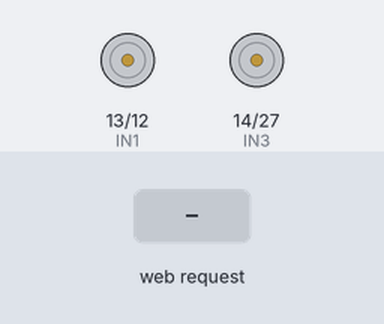
Bench run of a sketch on a simulated ESP32. On the bench: motor-driver pin pairs drawn as motors (green arrow = first pin HIGH = forward, orange = second pin HIGH = backward, longer = more drive). The test bench sets the inputs (shaded band). WiFi joins after 1.5 s; servers stay silent unless stated; what the sketch prints to the serial monitor is not drawn.

Above: at 2.7 s.
2.8 s: HTTP request GET /F received
At 3.3 s:
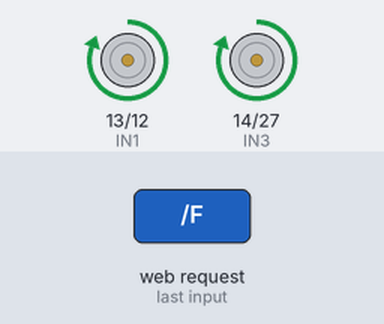
4.3 s: HTTP request GET /B received
At 5.5 s:
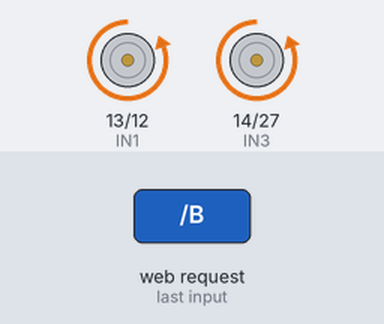
5.8 s: HTTP request GET /L received
At 6.8 s:
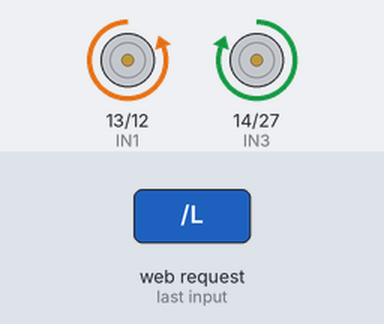
7.3 s: HTTP request GET /R received
At 7.9 s:
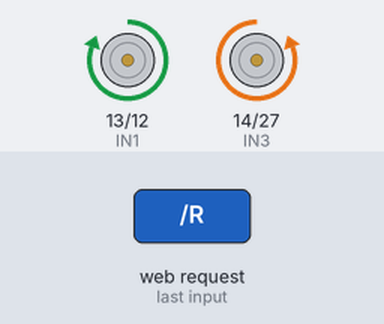
8.8 s: HTTP request GET /S received
At 10.2 s:
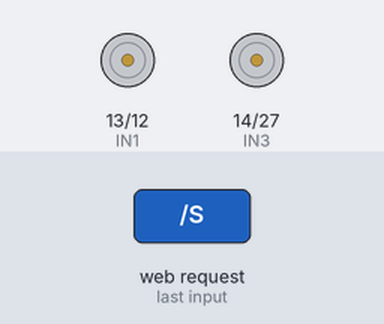
Timing chart, 0 to 11.3 s (numbered marks = the images above; inputs shaded):
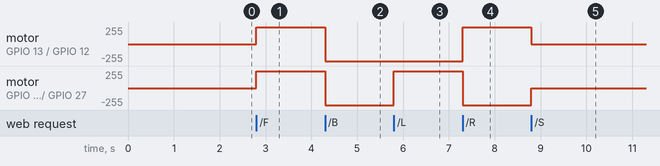

The sketch:

motor.ino
```cpp
#include <WiFi.h>

const char* ssid = "moto";
const char* password = "12345678";

// 🔴 PUT YOUR CAMERA IP HERE
String camIP = "192.168.1.100";

#define IN1 13
#define IN2 12
#define IN3 14
#define IN4 27

WiFiServer server(80);

void setup() {
  Serial.begin(115200);

  pinMode(IN1, OUTPUT);
  pinMode(IN2, OUTPUT);
  pinMode(IN3, OUTPUT);
  pinMode(IN4, OUTPUT);

  WiFi.begin(ssid, password);
  Serial.print("Connecting");

  while (WiFi.status() != WL_CONNECTED) {
    delay(500);
    Serial.print(".");
  }

  Serial.println("\nConnected!");
  Serial.println(WiFi.localIP());

  server.begin();
}

// MOTOR FUNCTIONS
void forward() {
  digitalWrite(IN1, HIGH);
  digitalWrite(IN2, LOW);
  digitalWrite(IN3, HIGH);
  digitalWrite(IN4, LOW);
}

void back() {
  digitalWrite(IN1, LOW);
  digitalWrite(IN2, HIGH);
  digitalWrite(IN3, LOW);
  digitalWrite(IN4, HIGH);
}

void left() {
  digitalWrite(IN1, LOW);
  digitalWrite(IN2, HIGH);
  digitalWrite(IN3, HIGH);
  digitalWrite(IN4, LOW);
}

void right() {
  digitalWrite(IN1, HIGH);
  digitalWrite(IN2, LOW);
  digitalWrite(IN3, LOW);
  digitalWrite(IN4, HIGH);
}

void stopMotor() {
  digitalWrite(IN1, LOW);
  digitalWrite(IN2, LOW);
  digitalWrite(IN3, LOW);
  digitalWrite(IN4, LOW);
}

void loop() {
  WiFiClient client = server.available();

  if (client) {
    String req = client.readStringUntil('\r');
    client.flush();

    if (req.indexOf("/F") != -1) forward();
    else if (req.indexOf("/B") != -1) back();
    else if (req.indexOf("/L") != -1) left();
    else if (req.indexOf("/R") != -1) right();
    else if (req.indexOf("/S") != -1) stopMotor();

    // 🌐 WEBPAGE
    client.println("HTTP/1.1 200 OK");
    client.println("Content-type:text/html");
    client.println();

    client.println("<html><head>");
    client.println("<meta name='viewport' content='width=device-width, initial-scale=1'>");
    client.println("</head><body style='text-align:center;'>");

    client.println("<h2>ESP32 Robot + Camera</h2>");

    // 🎥 CAMERA STREAM
    client.print("<img src='http://");
    client.print(camIP);
    client.println(":81/stream' width='320'><br><br>");

    // 🎮 CONTROLS
    client.println("<a href='/F'><button style='width:80px;height:40px;'>F</button></a><br><br>");
    client.println("<a href='/L'><button>Left</button></a>");
    client.println("<a href='/S'><button>Stop</button></a>");
    client.println("<a href='/R'><button>Right</button></a><br><br>");
    client.println("<a href='/B'><button>Back</button></a>");

    client.println("</body></html>");
    client.stop();
  }
}
```

Measured:
- after the input at 2.8 s, motor on GPIO 13 (IN1) / GPIO 12 (IN2), motor on GPIO 14 (IN3) / GPIO 27 (IN4): stopped → forward 255/255 at once
- after the input at 4.3 s, motor on GPIO 13 (IN1) / GPIO 12 (IN2), motor on GPIO 14 (IN3) / GPIO 27 (IN4): forward 255/255 → backward 255/255 at once
- after the input at 5.8 s, motor on GPIO 14 (IN3) / GPIO 27 (IN4): backward 255/255 → forward 255/255 at once
- after the input at 7.3 s, motor on GPIO 13 (IN1) / GPIO 12 (IN2): backward 255/255 → forward 255/255 at once; motor on GPIO 14 (IN3) / GPIO 27 (IN4): forward 255/255 → backward 255/255 at once
- after the input at 8.8 s, motor on GPIO 13 (IN1) / GPIO 12 (IN2): forward 255/255 → stopped at once; motor on GPIO 14 (IN3) / GPIO 27 (IN4): backward 255/255 → stopped at once
